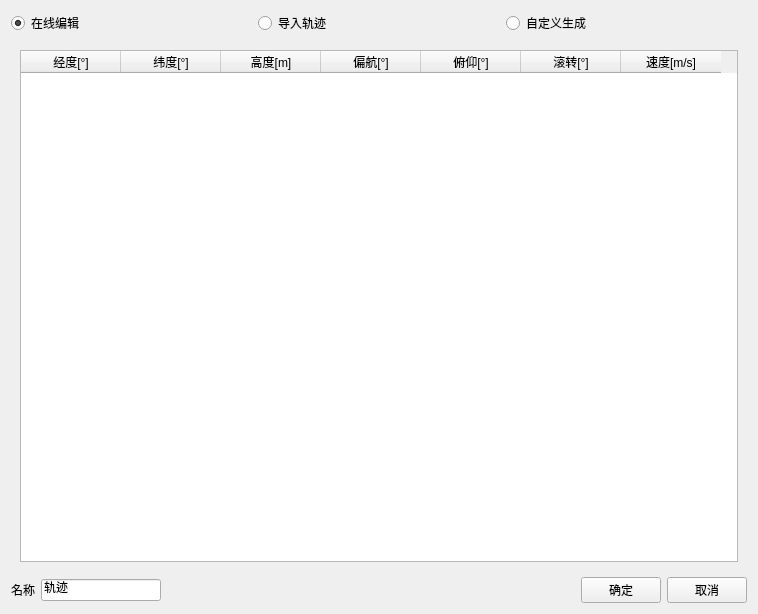
<?xml version="1.0" encoding="UTF-8"?>
<ui version="4.0">
 <class>ModelTrackEdit</class>
 <widget class="QWidget" name="ModelTrackEdit">
  <property name="geometry">
   <rect>
    <x>0</x>
    <y>0</y>
    <width>758</width>
    <height>614</height>
   </rect>
  </property>
  <property name="windowTitle">
   <string>轨迹</string>
  </property>
  <layout class="QGridLayout" name="gridLayout_2">
   <item row="0" column="0">
    <layout class="QHBoxLayout" name="horizontalLayout_2">
     <item>
      <widget class="QRadioButton" name="radioButton_map">
       <property name="text">
        <string>在线编辑</string>
       </property>
       <property name="checked">
        <bool>true</bool>
       </property>
      </widget>
     </item>
     <item>
      <widget class="QRadioButton" name="radioButton_file">
       <property name="text">
        <string>导入轨迹</string>
       </property>
      </widget>
     </item>
     <item>
      <widget class="QRadioButton" name="radioButton_self">
       <property name="text">
        <string>自定义生成</string>
       </property>
      </widget>
     </item>
    </layout>
   </item>
   <item row="1" column="0">
    <widget class="QStackedWidget" name="stackedWidget">
     <property name="currentIndex">
      <number>0</number>
     </property>
     <widget class="QWidget" name="page">
      <layout class="QGridLayout" name="gridLayout">
       <item row="0" column="0">
        <widget class="QTableWidget" name="tableWidget">
         <attribute name="verticalHeaderVisible">
          <bool>false</bool>
         </attribute>
         <column>
          <property name="text">
           <string>经度[°]</string>
          </property>
         </column>
         <column>
          <property name="text">
           <string>纬度[°]</string>
          </property>
         </column>
         <column>
          <property name="text">
           <string>高度[m]</string>
          </property>
         </column>
         <column>
          <property name="text">
           <string>偏航[°]</string>
          </property>
         </column>
         <column>
          <property name="text">
           <string>俯仰[°]</string>
          </property>
         </column>
         <column>
          <property name="text">
           <string>滚转[°]</string>
          </property>
         </column>
         <column>
          <property name="text">
           <string>速度[m/s]</string>
          </property>
         </column>
        </widget>
       </item>
      </layout>
     </widget>
     <widget class="QWidget" name="page_2">
      <layout class="QGridLayout" name="gridLayout_3">
       <item row="0" column="0">
        <layout class="QHBoxLayout" name="horizontalLayout_3">
         <item>
          <widget class="QLabel" name="label_2">
           <property name="text">
            <string>轨迹文件</string>
           </property>
          </widget>
         </item>
         <item>
          <widget class="QLineEdit" name="lineEdit_filePath"/>
         </item>
         <item>
          <widget class="QPushButton" name="pushButton_file">
           <property name="text">
            <string>..</string>
           </property>
          </widget>
         </item>
        </layout>
       </item>
       <item row="1" column="0">
        <spacer name="verticalSpacer">
         <property name="orientation">
          <enum>Qt::Vertical</enum>
         </property>
         <property name="sizeHint" stdset="0">
          <size>
           <width>20</width>
           <height>498</height>
          </size>
         </property>
        </spacer>
       </item>
      </layout>
     </widget>
     <widget class="QWidget" name="page_3">
      <layout class="QGridLayout" name="gridLayout_4">
       <item row="0" column="0">
        <layout class="QHBoxLayout" name="horizontalLayout_4">
         <item>
          <widget class="QLabel" name="label_3">
           <property name="text">
            <string>航迹数量</string>
           </property>
          </widget>
         </item>
         <item>
          <widget class="QLineEdit" name="lineEdit_tracks">
           <property name="text">
            <string>3</string>
           </property>
          </widget>
         </item>
         <item>
          <widget class="QLabel" name="label_4">
           <property name="text">
            <string>航迹间隔[m]</string>
           </property>
          </widget>
         </item>
         <item>
          <widget class="QLineEdit" name="lineEdit_step">
           <property name="text">
            <string>300</string>
           </property>
          </widget>
         </item>
         <item>
          <widget class="QLabel" name="label_5">
           <property name="text">
            <string>关键点数量</string>
           </property>
          </widget>
         </item>
         <item>
          <widget class="QLineEdit" name="lineEdit_keyNum">
           <property name="text">
            <string>5</string>
           </property>
          </widget>
         </item>
         <item>
          <widget class="QCheckBox" name="checkBox">
           <property name="text">
            <string>鼠标点选</string>
           </property>
          </widget>
         </item>
         <item>
          <widget class="QPushButton" name="pushButton">
           <property name="text">
            <string>生成轨迹</string>
           </property>
          </widget>
         </item>
        </layout>
       </item>
       <item row="1" column="0">
        <widget class="QTableWidget" name="tableWidget_self">
         <attribute name="verticalHeaderVisible">
          <bool>false</bool>
         </attribute>
         <column>
          <property name="text">
           <string>经度[°]</string>
          </property>
         </column>
         <column>
          <property name="text">
           <string>纬度[°]</string>
          </property>
         </column>
         <column>
          <property name="text">
           <string>高度[m]</string>
          </property>
         </column>
         <column>
          <property name="text">
           <string>偏航[°]</string>
          </property>
         </column>
         <column>
          <property name="text">
           <string>俯仰[°]</string>
          </property>
         </column>
         <column>
          <property name="text">
           <string>滚转[°]</string>
          </property>
         </column>
         <column>
          <property name="text">
           <string>速度[m/s]</string>
          </property>
         </column>
        </widget>
       </item>
      </layout>
     </widget>
    </widget>
   </item>
   <item row="2" column="0">
    <layout class="QHBoxLayout" name="horizontalLayout">
     <item>
      <widget class="QLabel" name="label">
       <property name="text">
        <string>名称</string>
       </property>
      </widget>
     </item>
     <item>
      <widget class="QLineEdit" name="lineEdit_name">
       <property name="minimumSize">
        <size>
         <width>0</width>
         <height>0</height>
        </size>
       </property>
       <property name="maximumSize">
        <size>
         <width>120</width>
         <height>16777215</height>
        </size>
       </property>
       <property name="text">
        <string>轨迹</string>
       </property>
      </widget>
     </item>
     <item>
      <spacer name="horizontalSpacer">
       <property name="orientation">
        <enum>Qt::Horizontal</enum>
       </property>
       <property name="sizeHint" stdset="0">
        <size>
         <width>40</width>
         <height>20</height>
        </size>
       </property>
      </spacer>
     </item>
     <item>
      <widget class="QPushButton" name="Btn_Ok">
       <property name="text">
        <string>确定</string>
       </property>
      </widget>
     </item>
     <item>
      <widget class="QPushButton" name="Btn_Cancel">
       <property name="text">
        <string>取消</string>
       </property>
      </widget>
     </item>
    </layout>
   </item>
  </layout>
 </widget>
 <resources/>
 <connections/>
</ui>
